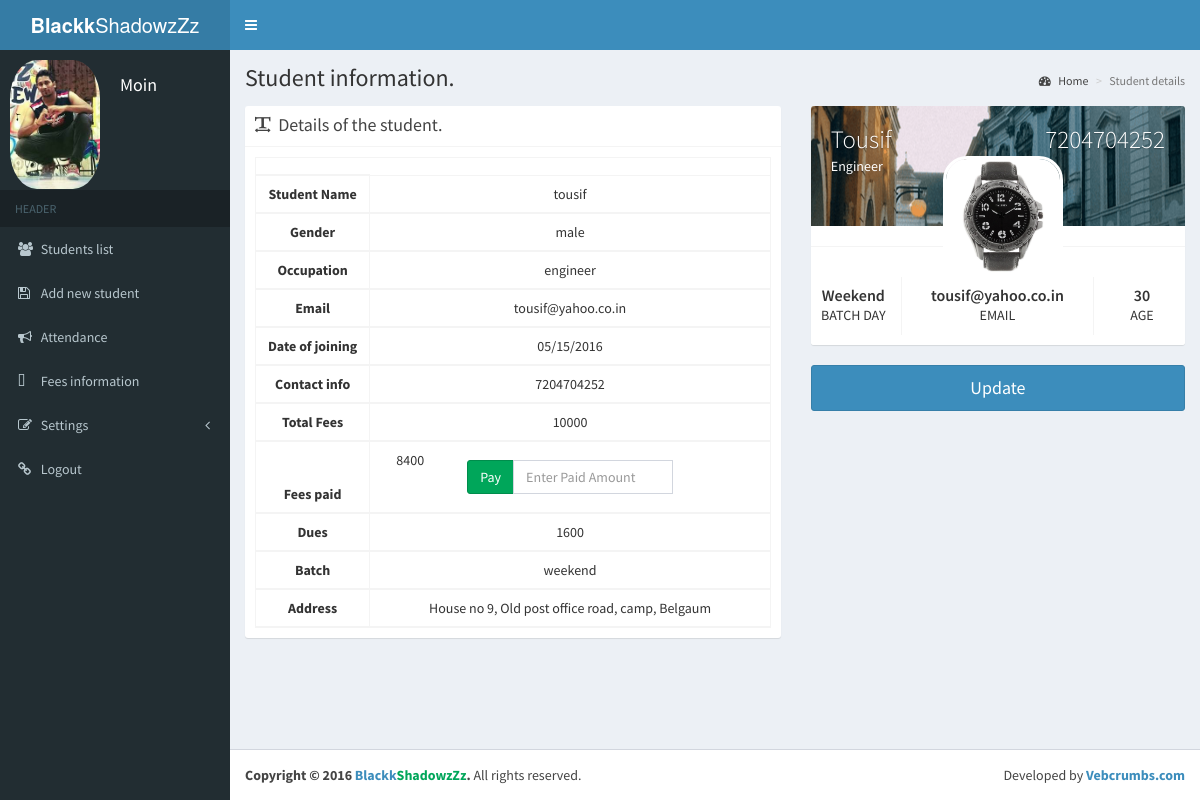
/pages/student/viewdetail.php?id=2 (signed in), run on an earlier commit of the app's database.
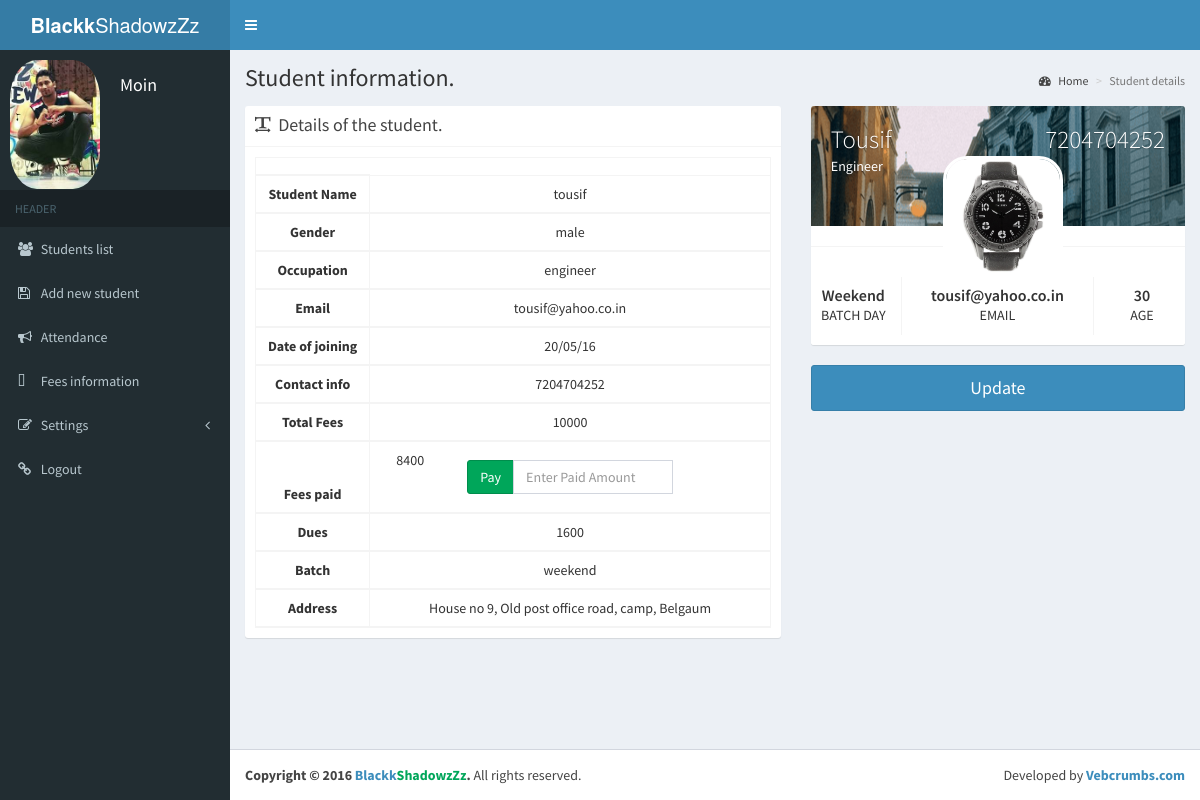
And on a later commit of the database.
### tables this page shows
CREATE TABLE IF NOT EXISTS `student_info` (
`id` int(11) NOT NULL,
  `name` varchar(30) NOT NULL,
  `email` varchar(30) NOT NULL,
  `contact` varchar(30) NOT NULL,
  `age` int(11) NOT NULL,
  `doj` varchar(30) NOT NULL,
  `totalfees` int(11) NOT NULL,
  `feespaid` int(11) NOT NULL,
  `address` varchar(50) NOT NULL,
  `myfile` varchar(30) NOT NULL,
  `batch` varchar(50) NOT NULL,
  `gender` varchar(10) NOT NULL,
  `occupation` varchar(100) NOT NULL
);

### pages/student/viewdetail.php (the view, shortened to what the changed rows need)
<!DOCTYPE html>
<html>
<head>
  <link rel="stylesheet" href="../../bootstrap/css/bootstrap.min.css">
       <link rel="stylesheet" href="../../assets/plugins/Font-Awesome/css/font-awesome.css" />
  <link rel="stylesheet" href="../../plugins/font-awesome.min.css">
  <link rel="stylesheet" href="../../plugins/ionicons.min.css">
  <link rel="stylesheet" href="../../plugins/datepicker/datepicker3.css">
  <link rel="stylesheet" href="../../plugins/datatables/dataTables.bootstrap.css">
  <link rel="stylesheet" href="../../dist/css/AdminLTE.min.css">
  <link rel="stylesheet" href="../../dist/css/skins/_all-skins.min.css">
</head>
<body class="hold-transition skin-blue sidebar-mini fixed">
<div class="wrapper">
  <?php include '../include/sidebar.php';?>
  <div class="content-wrapper">
    <section class="content-header">
      <h1>
        Student information.
      </h1>
    </section>
    <section class="content">
      <div class="row">
        <div class="col-md-7">
          <div class="box box-solid">
            <div id='tabledata' class="box-body">
              <table id="example1" class="table table-bordered table-striped text-center">
                <thead>
<?php
      $id=$_GET['id'] ;
$q=mysql_query("select * from student_info where id=$id");
$num=mysql_num_rows($q);
if($num > 0)
{
	while($row=mysql_fetch_array($q))
	{
		$name=$row['name'];
		$id=$row['id'];
    	$doj=$row['doj'];
		$contact=$row['contact'];
		$batchy=$row['batch'];
        $email=$row['email'];
        $age=$row['age'];
        $address=$row['address'];
        $gender=$row['gender'];
        $occupation=$row['occupation'];
		$feespaid=$row['feespaid'];
		$totalfees=$row['totalfees'];
		$myfile=$row['myfile'];
		$dues=$row['totalfees']-$row['feespaid'];
		?>
                 <td>
				  <tr>
                  <th>Student Name</th>
				  <td><input type="hidden" class="txtableid"  value="<?php echo $id;?>">
				  <span id='areaname'><?php echo $name;?></span>
				  </td>
             	 </tr>
             	 <tr>
                  <th>Gender</th>
                  <td><input type="text" style='display:none;' class="txtablegender"  value="<?php echo $gender;?>" >
				  <span id='areagender'><?php echo $gender;?></span>
				  </td>
                  </tr>
                  <tr>
                  <th>Occupation</th>
                  <td><input type="text" style='display:none;' class="txtableoccu"  value="<?php echo $occupation;?>" >
				  <span id='areaoccu'><?php echo $occupation;?></span>
				  </td>
                  </tr>
             	  <tr>
                  <th>Email</th>
                  <td><input type="text" style='display:none;' class="txtableemail"  value="<?php echo $email;?>" >
				  <span id='areaemail'><?php echo $email;?></span>
				  </td>
                  </tr>
                 <tr>
                  <th>Date of joining</th>
                  <td><input type="text" style='display:none;' class="txtabledoj form-control" id="datepicker" name="datepicker" placeholder="Date of joining" value="<?php echo $doj;?>" >
				  <span id='areadoj'><?php echo $doj;?></span>
				  </td>
                  </tr>
                  <tr>
                  <th>Contact info</th>
                  <td><input type="text" style='display:none;' class="txtablecontact"  value="<?php echo $contact;?>" >
				  <span id='areacontact'><?php echo $contact;?></span>
				  </td>
                  </tr>
                  <tr>
                  <th>Total Fees</th>
                  <td><input type="text" style='display:none;' class="txtablefees"  value="<?php echo $totalfees;?>" >
				  <span id='areafees'><?php echo $totalfees;?></span>
				  </td>
                  </tr>
                  <tr>
                  <th>Fees paid</th>
                  <td><span class='col-sm-2' id='feespaid'><?php echo $feespaid;?></span>
				  <span class='col-sm-8'>
					<div class="input-group margin">
						<div class="input-group-btn">
					<button id='feesedit' type="button" onclick="feespaid(<?php echo $id;?>,<?php echo $feespaid;?>)"  class="btn btn-success">Pay</button>
						</div>
					<input id='feesinput' placeholder='Enter Paid Amount' class="form-control" type="text"/>
					</div>
				  </td>
                  </tr>
                  <tr>
                  <th>Dues</th>
                  <td><span id='feesdues'><?php echo $dues;?></span>
				  </td>
                  </tr>
                  <tr>
                  <th>Batch</th>
                  <td>
                  <span id='batch'><?php echo $batchy;?></span>
				  </td>
                  </tr>
                  <tr>
                  <th>Address</th>
                  <td><input type="text" style='display:none;' class="txtableaddr"  value="<?php echo $address;?>" >
				  <span id='areaaddr'><?php echo $address;?></span>
				  </td>
                  </tr>
                <?php
	}
}
?>
                </thead>
              </table>
            </div>
          </div>
        </div>
		<div  class="col-md-5">
          <div id='tabledatapic' class="box box-widget widget-user">
            <div class="widget-user-header bg-black" style="background: url('../../dist/img/photo1.png') center center;">
              <h2 class="widget-user-username pull-right"><?php echo ucfirst($contact); ?></h2>
              <h2 class="widget-user-username"><?php echo ucfirst($name); ?></h2>
              <h5 class="widget-user-desc"><?php echo ucfirst($occupation); ?></h5>
            </div>
            <div class="widget-user-image">
              <img class="img-circle" style='width:120px;border-radius:20% ;margin-left:-10px;margin-top:-15px;max-height: 125px;' src="<?php echo $myfile;?>" alt="User Avatar">
            </div><br/>
            <div class="box-footer">
              <div class="row">
                <div class="col-sm-3 border-right">
                  <div class="description-block">
                    <h5 class="description-header"><?php echo ucfirst($batchy); ?></h5>
                    <span class="description-text">Batch Day</span>
                  </div>
                </div>
                <div class="col-sm-6 border-right">
                  <div class="description-block">
                    <h6 class="description-header"><?php echo $email ?></h6>
                    <span class="description-text">EMAIL</span>
                  </div>
                </div>
                <div class="col-sm-3">
                  <div class="description-block">
                    <h5 class="description-header"><?php echo $age ?></h5>
                    <span class="description-text">AGE</span>
                  </div>
                </div>
              </div>
            </div>
          </div>
        </div>
      </div>
    </section>
  </div>
</div>
</body>
</html>

What changed in the data, as far as the page shows it:
changed student_info "tousif": doj "05/15/2016" → "20/05/16"
